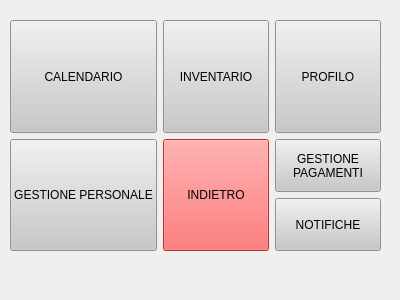
<?xml version="1.0" encoding="UTF-8"?>
<ui version="4.0">
 <class>Form</class>
 <widget class="QWidget" name="Form">
  <property name="geometry">
   <rect>
    <x>0</x>
    <y>0</y>
    <width>400</width>
    <height>300</height>
   </rect>
  </property>
  <property name="windowTitle">
   <string>Main Menu</string>
  </property>
  <widget class="QWidget" name="gridLayoutWidget_2">
   <property name="geometry">
    <rect>
     <x>10</x>
     <y>20</y>
     <width>371</width>
     <height>231</height>
    </rect>
   </property>
   <layout class="QGridLayout" name="buttonLayout">
    <item row="3" column="4">
     <widget class="QPushButton" name="logout_button">
      <property name="sizePolicy">
       <sizepolicy hsizetype="Minimum" vsizetype="Preferred">
        <horstretch>0</horstretch>
        <verstretch>0</verstretch>
       </sizepolicy>
      </property>
      <property name="styleSheet">
       <string notr="true">background-color: rgb(255,70,70)</string>
      </property>
      <property name="text">
       <string>INDIETRO</string>
      </property>
     </widget>
    </item>
    <item row="2" column="4">
     <widget class="QPushButton" name="inventory_button">
      <property name="sizePolicy">
       <sizepolicy hsizetype="Minimum" vsizetype="Preferred">
        <horstretch>0</horstretch>
        <verstretch>0</verstretch>
       </sizepolicy>
      </property>
      <property name="styleSheet">
       <string notr="true">background-color:rgb(200,200,200)</string>
      </property>
      <property name="text">
       <string>INVENTARIO</string>
      </property>
     </widget>
    </item>
    <item row="2" column="3">
     <widget class="QPushButton" name="calendar_button">
      <property name="sizePolicy">
       <sizepolicy hsizetype="Minimum" vsizetype="Preferred">
        <horstretch>0</horstretch>
        <verstretch>0</verstretch>
       </sizepolicy>
      </property>
      <property name="styleSheet">
       <string notr="true">background-color:rgb(200,200,200)</string>
      </property>
      <property name="text">
       <string>CALENDARIO</string>
      </property>
     </widget>
    </item>
    <item row="2" column="5">
     <widget class="QPushButton" name="profile_button">
      <property name="sizePolicy">
       <sizepolicy hsizetype="Minimum" vsizetype="Preferred">
        <horstretch>0</horstretch>
        <verstretch>0</verstretch>
       </sizepolicy>
      </property>
      <property name="styleSheet">
       <string notr="true">background-color:rgb(200,200,200)</string>
      </property>
      <property name="text">
       <string>PROFILO</string>
      </property>
     </widget>
    </item>
    <item row="3" column="3">
     <widget class="QPushButton" name="personnelManagement_button">
      <property name="sizePolicy">
       <sizepolicy hsizetype="Minimum" vsizetype="Preferred">
        <horstretch>0</horstretch>
        <verstretch>0</verstretch>
       </sizepolicy>
      </property>
      <property name="styleSheet">
       <string notr="true">background-color:rgb(200,200,200)</string>
      </property>
      <property name="text">
       <string>GESTIONE PERSONALE</string>
      </property>
     </widget>
    </item>
    <item row="3" column="5">
     <layout class="QVBoxLayout" name="verticalLayout">
      <item>
       <widget class="QPushButton" name="gestionePagamenti_button">
        <property name="sizePolicy">
         <sizepolicy hsizetype="Minimum" vsizetype="Preferred">
          <horstretch>0</horstretch>
          <verstretch>0</verstretch>
         </sizepolicy>
        </property>
        <property name="styleSheet">
         <string notr="true">background-color:rgb(200,200,200)</string>
        </property>
        <property name="text">
         <string>GESTIONE
PAGAMENTI</string>
        </property>
       </widget>
      </item>
      <item>
       <widget class="QPushButton" name="notifiche_button">
        <property name="sizePolicy">
         <sizepolicy hsizetype="Minimum" vsizetype="Preferred">
          <horstretch>0</horstretch>
          <verstretch>0</verstretch>
         </sizepolicy>
        </property>
        <property name="styleSheet">
         <string notr="true">background-color:rgb(200,200,200)</string>
        </property>
        <property name="text">
         <string>NOTIFICHE</string>
        </property>
       </widget>
      </item>
     </layout>
    </item>
   </layout>
  </widget>
 </widget>
 <resources/>
 <connections/>
</ui>
